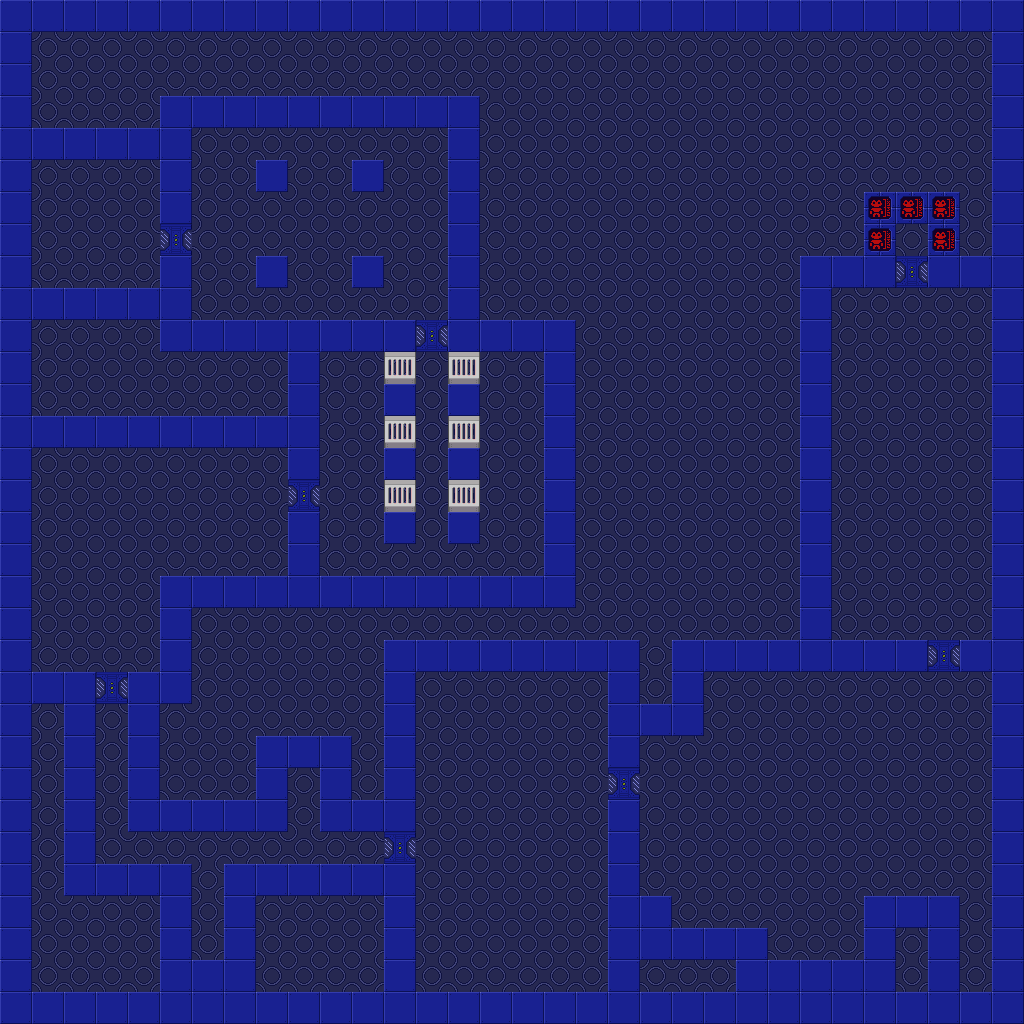

The image is a tile-based game level rendered from a .tmx file. Its description and source (layers, tilesets, objects; grid data summarised) follow:
An orthogonal 32x32 tile map with 32x32 px tiles, 6 tile layers (floor, ceiling, door, wall, ...) and 29 objects (12x barrel, 6x soldier2, 3x health, 3x soldier, shotgun-ammo, ...).

<map version="1.4" tiledversion="1.4.0" orientation="orthogonal" renderorder="right-down" width="32" height="32" tilewidth="32" tileheight="32" infinite="0" nextlayerid="10" nextobjectid="91">
 <editorsettings>
  <export target="tiled-test-3.json" format="json" />
 </editorsettings>
 <tileset firstgid="1" name="Spacetiles" tilewidth="32" tileheight="32" tilecount="25" columns="5">
  <image source="../img/Spacetiles.png" width="160" height="160" />
  <tile id="10">
   <properties>
    <property name="semiSolid" type="bool" value="true" />
   </properties>
  </tile>
 </tileset>
 <layer id="3" name="floor" width="32" height="32">
  <data>[1024 cells, 1024 non-empty, 1 distinct tile ids]</data>
 </layer>
 <layer id="4" name="ceiling" width="32" height="32">
  <data>[1024 cells, 1024 non-empty, 1 distinct tile ids]</data>
 </layer>
 <layer id="2" name="door" width="32" height="32">
  <data>[1024 cells, 8 non-empty, 1 distinct tile ids]</data>
 </layer>
 <layer id="1" name="wall" width="32" height="32">
  <data>[1024 cells, 326 non-empty, 2 distinct tile ids]</data>
 </layer>
 <layer id="8" name="halfwall-0" width="32" height="32">
  <data>[1024 cells, 0 non-empty, 0 distinct tile ids]</data>
 </layer>
 <layer id="9" name="halfwall-1" width="32" height="32">
  <data>[1024 cells, 6 non-empty, 1 distinct tile ids]</data>
 </layer>
 <objectgroup id="5" name="objects">
  <object id="57" name="barrel" gid="6" x="128" y="576" width="32" height="32" />
  <object id="58" name="barrel" gid="6" x="96" y="544" width="32" height="32" />
  <object id="59" name="barrel" gid="6" x="64" y="512" width="32" height="32" />
  <object id="60" name="barrel" gid="6" x="32" y="480" width="32" height="32" />
  <object id="61" name="shotgun-ammo" gid="6" x="320" y="384" width="32" height="32" />
  <object id="62" name="health" gid="6" x="512" y="384" width="32" height="32" />
  <object id="63" name="soldier" gid="6" x="352" y="384" width="32" height="32" />
  <object id="64" name="soldier" gid="6" x="480" y="448" width="32" height="32" />
  <object id="65" name="soldier2" gid="6" x="416" y="576" width="32" height="32" />
  <object id="67" name="soldier" gid="6" x="352" y="512" width="32" height="32" />
  <object id="68" name="soldier2" gid="6" x="320" y="160" width="32" height="32" />
  <object id="69" name="soldier2" gid="6" x="320" y="320" width="32" height="32" />
  <object id="71" name="soldier2" gid="6" x="192" y="960" width="32" height="32" />
  <object id="72" name="health" gid="6" x="288" y="800" width="32" height="32" />
  <object id="73" name="pistol-ammo" gid="6" x="384" y="192" width="32" height="32" />
  <object id="74" name="charger" gid="6" x="928" y="320" width="32" height="32" />
  <object id="75" name="health" gid="6" x="960" y="992" width="32" height="32" />
  <object id="76" name="barrel" gid="6" x="448" y="768" width="32" height="32" />
  <object id="80" name="barrel" gid="6" x="448" y="928" width="32" height="32" />
  <object id="81" name="barrel" gid="6" x="480" y="928" width="32" height="32" />
  <object id="82" name="barrel" gid="6" x="448" y="800" width="32" height="32" />
  <object id="83" name="barrel" gid="6" x="480" y="800" width="32" height="32" />
  <object id="84" name="barrel" gid="6" x="480" y="768" width="32" height="32" />
  <object id="87" name="barrel" gid="6" x="448" y="960" width="32" height="32" />
  <object id="88" name="barrel" gid="6" x="480" y="960" width="32" height="32" />
  <object id="89" name="soldier2" gid="6" x="544" y="800" width="32" height="32" />
  <object id="90" name="soldier2" gid="6" x="544" y="928" width="32" height="32" />
 </objectgroup>
 <objectgroup id="6" name="playerspawn">
  <object id="38" name="spawn" gid="6" x="64" y="224" width="32" height="32">
   <properties>
    <property name="facing" value="right" />
   </properties>
  </object>
 </objectgroup>
 <objectgroup id="7" name="levelend">
  <object id="39" name="end" gid="6" x="896" y="256" width="32" height="32" />
 </objectgroup>
</map>
